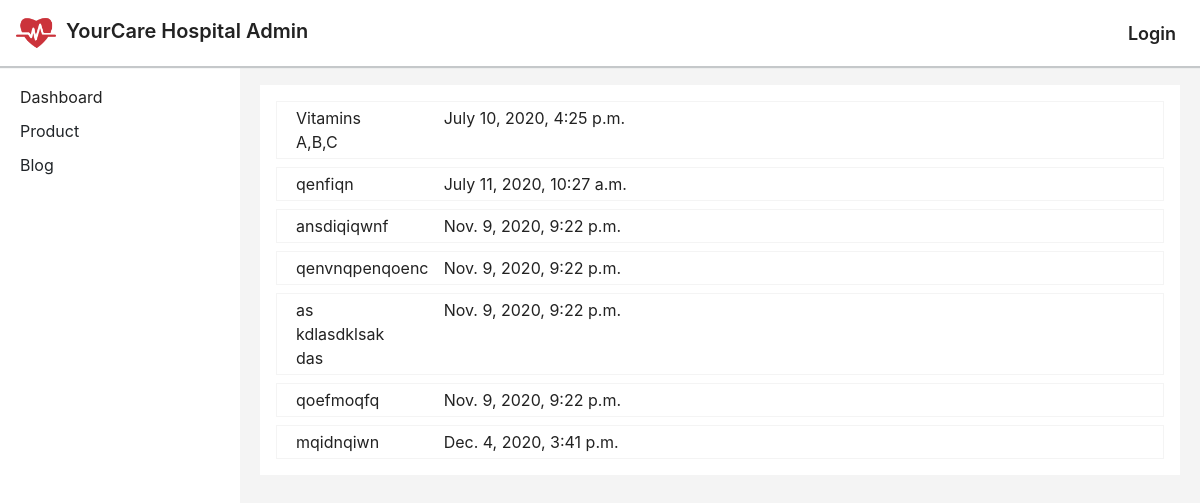
Page /staff/blog on the earlier database version.
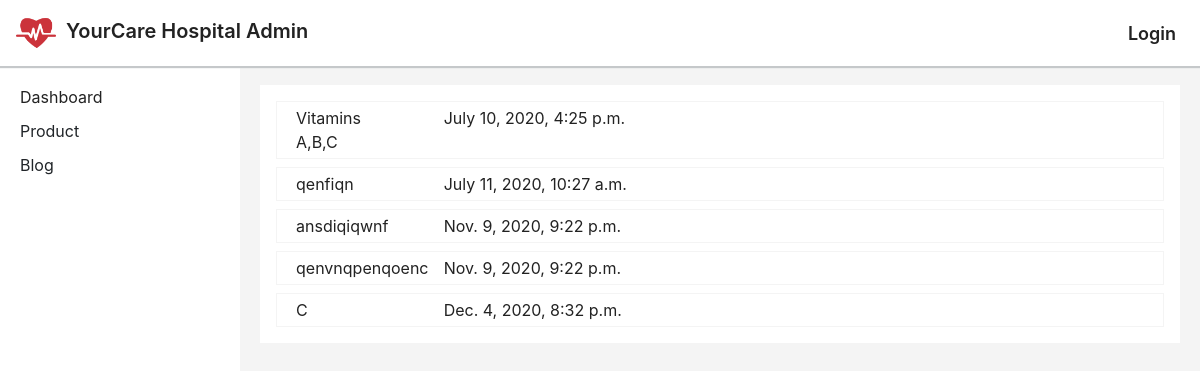
Same page on the later database version.
### home/models.py (models this page shows, shortened)
class FoodBlog(models.Model):
	title = models.CharField(max_length=255, blank=True, default='')
	date = models.DateTimeField(default=datetime.datetime.now(), blank=True)
	post_image = models.ImageField(upload_to='blog_images', null=True, blank=True)
	formatted_image = ImageSpecField(source='post_image', processors=[ResizeToFill(220,220)], format='JPEG', options={'quality':90})
	description = RichTextField(max_length=1000, null=True, blank=True)
	slug = models.SlugField(unique=True,blank=True, default='')

### staff/views.py (the view)
# urls.py: path('blog', views.Blog.as_view(), name='blog'),
class Blog(View):
	template_name = 'staff/blog/blog.html'
	def get(self, request):
		blogs = store_model.FoodBlog.objects.all()
		contexts = {
			'blogs':blogs,
		}
		return render(request, self.template_name, contexts)

### staff/templates/staff/blog/blog.html (shortened to what this page needs)
{% extends 'base_staff.html' %}
{% block content %}
<div style="background-color: #fff; margin:20px;">
	<div class="p-2">
	{% for blog in blogs %}
		<a href="{% url 'home:food_blog_post' blog.slug %}">
			<div class="row m-2" style="border: 1px solid #f4f4f4;">
				<div class="col-md-2">
					<div class="p-1">{{blog.title}}</div>
				</div>
				<div class="col-md-3">
					<div class="p-1">{{blog.date}}</div>
				</div>
			</div>
		</a>
	{% endfor %}
	</div>
</div>
{% endblock %}

Differences in the rows shown:
removed FoodBlog: title "as kdlasdklsak das", date "Nov. 9, 2020, 9:22 p.m."
removed FoodBlog: title "qoefmoqfq", date "Nov. 9, 2020, 9:22 p.m."
removed FoodBlog: title "mqidnqiwn", date "Dec. 4, 2020, 3:41 p.m."
added FoodBlog: title "C", date "Dec. 4, 2020, 8:32 p.m."
